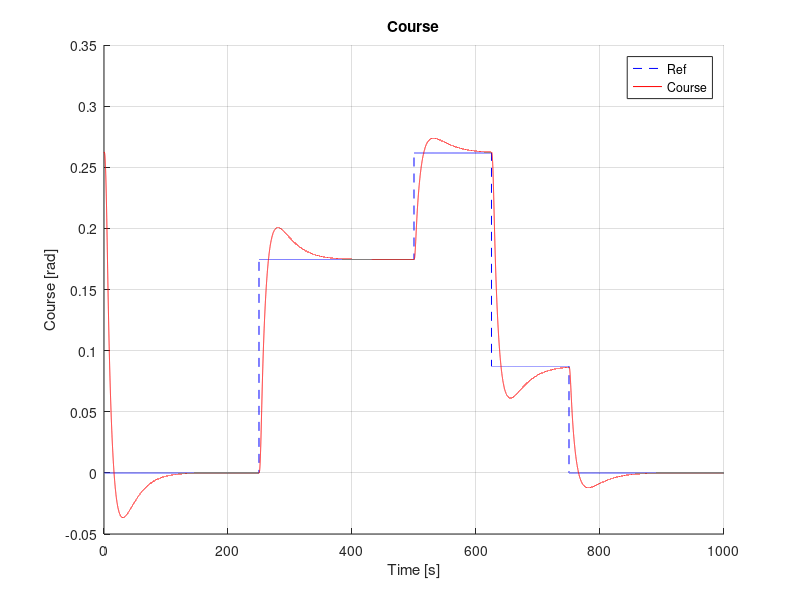
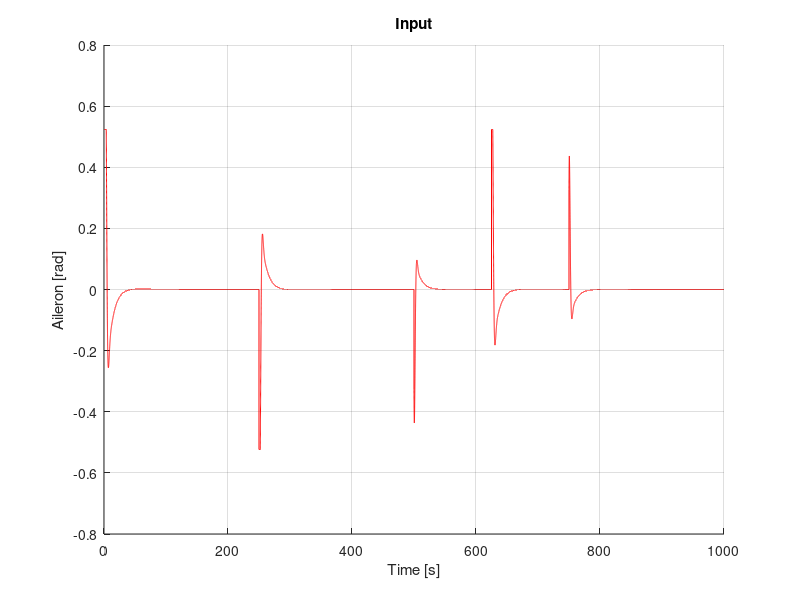

MATLAB code to generate these figures, in order:
%% Clean-up
clear; clear all;

%% Nifty bits
deg2rad = pi/180;

%% System parameters
%Some other constants
V_a = 580/3.6;
aileron_sat = 30*deg2rad; %[deg]
g = 9.81;

%Inner loop transfer function parameters (B&C figure 6.9)
a_2 = -0.65;
a_1 = 2.87;

u_max = 30; %[deg]
e_max = 15; %[deg]

omega_phi = sqrt(abs(a_2)*(u_max/e_max));
seta_phi = 0.707;

k_p_phi = -(u_max/e_max);
k_d_phi = (2*seta_phi*omega_phi - a_1)/a_2;
k_i_phi = -0.1; %Root-locus-curves

omega_chi = omega_phi/20; %Design param
seta_chi = 1; %Design param

k_p_chi = 2*seta_chi*omega_chi*V_a/g;
k_i_chi = (omega_chi^2)*V_a/g;

%% Simulation parameters
sim_time    = 1000;
h           = 0.01;
N           = sim_time/h;
time_vec    = (0:h:sim_time-h);

%% Allocate state vectors
%Specify some initial-values
chi_0       = 15*deg2rad;
p_0         = 0;
phi_0       = 0;

chi         = zeros(1, N); chi(1) = chi_0;
p           = zeros(1, N); p(1) = p_0;
phi         = zeros(1, N); phi(1) = phi_0;
e_chi_int   = zeros(1,N);
e_phi_int   = zeros(1,N);

delta_a     = zeros(1, N);
chi_ref     = zeros(1, N);
chi_ref(N/4:N/2) = 10*deg2rad;
chi_ref(N/2:5*N/8) = 15*deg2rad;
chi_ref(5*N/8:6*N/8) = 5*deg2rad;
d           = 1.5*deg2rad;

%% Simulation loop
for i = 1:N
    t = (i-1)*h;
    e_chi = chi_ref(i) - chi(i);
    phi_c = k_i_chi*e_chi_int(i) + k_p_chi*e_chi;
    e_phi = phi_c - phi(i);
    
    delta_a(i) = k_i_phi*e_phi_int(i) + k_p_phi*e_phi - k_d_phi*p(i);
    if delta_a(i) >= aileron_sat
            delta_a(i) = aileron_sat;
    elseif delta_a(i) <= -aileron_sat
            delta_a(i) = -aileron_sat;
    end
    
    if i < N
        p(i+1)      = p(i) + (delta_a(i)*a_2 - a_1*p(i))*h;
        phi(i+1)    = phi(i) + p(i)*h;
        chi(i+1)    = chi(i) + (g/V_a)*(phi(i) + d)*h;

        e_chi_int(i+1) = e_chi_int(i) + e_chi*h;
        e_phi_int(i+1) = e_phi_int(i) + e_phi*h;
    end
end

%% Plot
figure (1);
hold on;
plot(time_vec, chi_ref, 'b--');
plot(time_vec, chi, 'r');

hold off;
grid on;
title('Course');
xlabel('Time [s]'); 
ylabel('Course [rad]');
legend('Ref', 'Course');

figure(2)
hold on;
plot(time_vec, delta_a, 'r');
hold off;
grid on;
title('Input');
xlabel('Time [s]'); 
ylabel('Aileron [rad]');